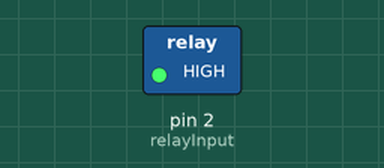
Recording of a sketch running on a simulated Arduino Uno, built for the host (arithmetic inside an expression is 32-bit, double 64-bit). Shown: switched loads named in the sketch (green lamp = pin HIGH). Dashed ring = blinking.

Above: at 0.5 s.
Timing chart, 0 to 4.6 s (numbered marks = the images above):
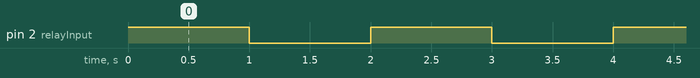

Measured:
- by itself, pin 2 (relayInput): alternates HIGH for 1.0 s and LOW for 1.0 s

The sketch:

relaynode.ino
```cpp
#include <Blynk.h>

#include <DHT.h>
#include <DHT_U.h>


int relayInput = 2;
void setup() {
  // put your setup code here, to run once:
pinMode(relayInput, OUTPUT);
}

void loop() {

  digitalWrite(relayInput, HIGH); // turn relay on

  delay(1000);

  digitalWrite(relayInput, LOW); // turn relay off

  delay(1000);
  // put your main code here, to run repeatedly:

}
```
